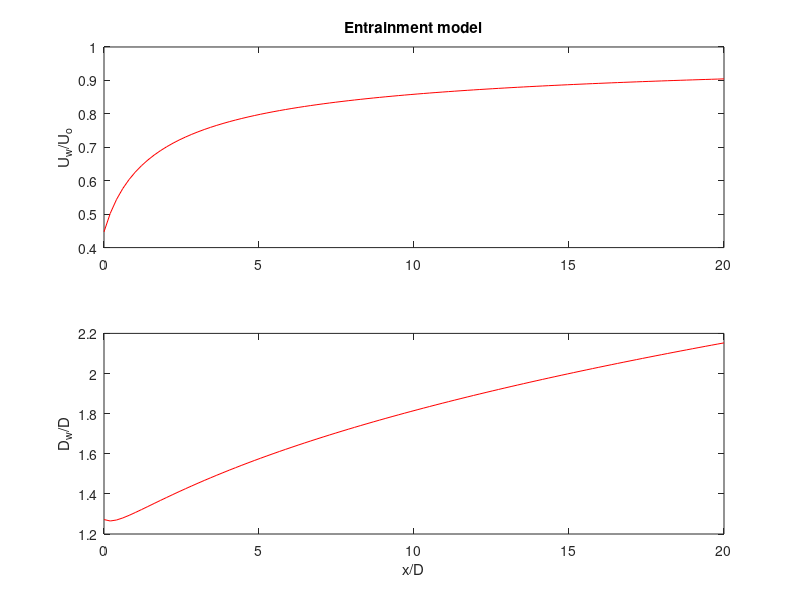

MATLAB code for this plot: (Note: this script raises an error after producing the figure.)
function [Uw, Dw, Uw_lin, Dw_lin, kE] = entrainmentWakeModel(x, Ct, E)
%
% [Uw, Dw] = entrainmentWakeModel(x, Ct, E)
%
% where:
% x is the distance downstream of the rotor, normalized by rotor diameter;
% Ct is the thrust coefficient;
% E is the entrainment coefficient (if not supplied, E = 0.15 is assumed);
% Uw is the velocity in the wake, normalized by upstream velocity;
% Dw is the diameter of the wake, normalized by rotor diameter.
%
% To produce sample output and plots, run without any input.
%
% References:
%
% Morton, B. R. 1961. ?On a Momentum-Mass Flux Diagram for Turbulent Jets, 
% Plumes and Wakes.? Journal of Fluid Mechanics 10 (1): 101?12.
%
% Luzzatto-Fegiz, P. 2018 ""A one-parameter model for turbine wakes from 
% the entrainment hypothesis" Journal of Physics: Conf. Series 1037:072019
%
% Paolo Luzzatto-Fegiz, May 2018

if ~exist('Ct', 'var')
    Ct = .8;
end
if ~exist('E', 'var')
    E = 0.15;
end
if ~exist('x', 'var')
    x = linspace(0,20,100);
end

X = 6*E*(2/Ct)^0.5 * x + (1-Ct)^(3/4) / (1-(1-Ct)^(1/2))^(3/2);
% x_v =  - (1-Ct)^(3/4) / (1-(1-Ct)^(1/2))^(3/2) /( 6*E*(2/Ct)^0.5 )

Uw = X.^(2/3) ./ (X.^(2/3) + 1) ;
Dw = sqrt(Ct/2) * (X.^(2/3) + 1 )./ X.^(1/3);

if nargout > 2
    alpha = 6*E*(2/Ct)^0.5;
    beta = (1-Ct)^(3/4) / (1-(1-Ct)^(1/2))^(3/2);
    [kE, x_r] = E_Ct2k(E, Ct);
    betaTilde = alpha*x_r + beta;
    DiE = sqrt(Ct/2)*( (betaTilde^(2/3)+1)/betaTilde^(1/3) ...
        - alpha*x_r*(betaTilde^(2/3)-1)/3/betaTilde^(4/3) );
    Dw_lin = DiE + 2*kE*x;
    Uw_lin = 0.5*(1-sqrt(1-2*Ct./Dw_lin.^2 ) );
end

if nargout == 0
    figure
    subplot(2,1,1)
    plot(x, Uw,'r');hold on
    title('Entrainment model')
    ylabel('U_w/U_o')
    subplot(2,1,2)
    plot(x, Dw, 'r')
    hold on
    ylabel('D_w/D')
    xlabel('x/D')
    
    
    % small-x approximation
    alpha = 6*E*(2/Ct)^0.5;
    beta = (1-Ct)^(3/4) / (1-(1-Ct)^(1/2))^(3/2);
    
    % linear expansion 
    [kE, x_r] = E_Ct2k(E, Ct);
    betaTilde = alpha*x_r + beta;
    DiE = sqrt(Ct/2)*( (betaTilde^(2/3)+1)/betaTilde^(1/3) ...
        - alpha*x_r*(betaTilde^(2/3)-1)/3/betaTilde^(4/3) );
    DwE_lin = DiE + 2*kE*x;
%     plot(x, DwE_lin, 'r--')
    axis([0 10 1 2])
    
    subplot(2,1,1)
    a=0.5*(1-sqrt(1-Ct));
    UwE_lin = 0.5*(1+sqrt(1-2*Ct./DwE_lin.^2 ) );
%     plot(x, UwE_lin,'r--');hold on
    
    
%     % compare momentum conservation to park model
%     figure
%     k = 0.06; % spreading paramer
%     a = 0.5*(1-sqrt(1-Ct));
%     Di = sqrt((1 - a)/(1 - 2*a));
%     Dpark = Di + 2*k*x;
%     Upark = 1 - 2*a./(1+2*k*x./Di).^2;
%     thrust = .5*Ct*pi/4; % nondimensionalized by upstream vel., rotor diam.
%     momentumDeficitEntrainment = pi/4*Dw.^2 .* Uw.*(1-Uw);
%     momentumDeficitPark = pi/4*Dpark.^2 .* Upark.*(1-Upark);
%     plot(x,x*0+thrust)
%     hold on
%     plot(x,momentumDeficitEntrainment,'r.:')
%     plot(x,momentumDeficitPark)
%     legend('Thrust','Wake momentum deficit, entrainment model',...
%         'Wake momentum deficit, park model','location','nw')
%     xlabel('x/D')
    

end
